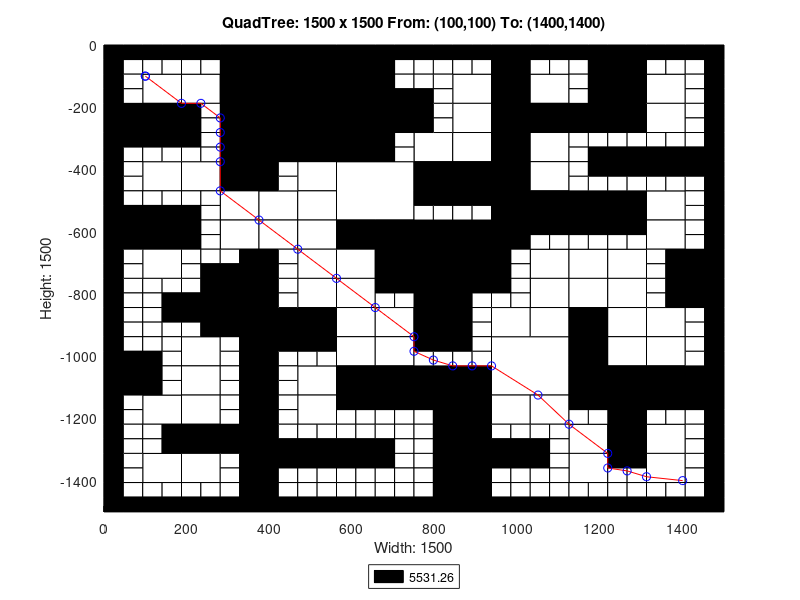

The MATLAB script that drew this image:
axis([0 1500 -1500 0]);
title('QuadTree: 1500 x 1500 From: (100,100) To: (1400,1400)');
xlabel('Width: 1500');
ylabel('Height: 1500');
rectangle('Position',[375 -187.5 187.5 187.5], 'FaceColor',[0 0 0]);
rectangle('Position',[375 -375 187.5 187.5], 'FaceColor',[0 0 0]);
rectangle('Position',[562.5 -562.5 187.5 187.5], 'FaceColor',[1 1 1]);
rectangle('Position',[750 -750 187.5 187.5], 'FaceColor',[0 0 0]);
rectangle('Position',[937.5 -1125 187.5 187.5], 'FaceColor',[1 1 1]);
rectangle('Position',[93.75 -187.5 93.75 93.75], 'FaceColor',[1 1 1]);
rectangle('Position',[281.25 -93.75 93.75 93.75], 'FaceColor',[0 0 0]);
rectangle('Position',[187.5 -187.5 93.75 93.75], 'FaceColor',[1 1 1]);
rectangle('Position',[281.25 -187.5 93.75 93.75], 'FaceColor',[0 0 0]);
rectangle('Position',[0 -281.25 93.75 93.75], 'FaceColor',[0 0 0]);
rectangle('Position',[93.75 -281.25 93.75 93.75], 'FaceColor',[0 0 0]);
rectangle('Position',[281.25 -281.25 93.75 93.75], 'FaceColor',[0 0 0]);
rectangle('Position',[281.25 -375 93.75 93.75], 'FaceColor',[0 0 0]);
rectangle('Position',[562.5 -93.75 93.75 93.75], 'FaceColor',[0 0 0]);
rectangle('Position',[562.5 -187.5 93.75 93.75], 'FaceColor',[0 0 0]);
rectangle('Position',[562.5 -281.25 93.75 93.75], 'FaceColor',[0 0 0]);
rectangle('Position',[656.25 -281.25 93.75 93.75], 'FaceColor',[0 0 0]);
rectangle('Position',[562.5 -375 93.75 93.75], 'FaceColor',[0 0 0]);
rectangle('Position',[93.75 -468.75 93.75 93.75], 'FaceColor',[1 1 1]);
rectangle('Position',[187.5 -468.75 93.75 93.75], 'FaceColor',[1 1 1]);
rectangle('Position',[281.25 -468.75 93.75 93.75], 'FaceColor',[0 0 0]);
rectangle('Position',[281.25 -562.5 93.75 93.75], 'FaceColor',[1 1 1]);
rectangle('Position',[0 -656.25 93.75 93.75], 'FaceColor',[0 0 0]);
rectangle('Position',[93.75 -656.25 93.75 93.75], 'FaceColor',[0 0 0]);
rectangle('Position',[93.75 -750 93.75 93.75], 'FaceColor',[1 1 1]);
rectangle('Position',[281.25 -656.25 93.75 93.75], 'FaceColor',[1 1 1]);
rectangle('Position',[468.75 -468.75 93.75 93.75], 'FaceColor',[1 1 1]);
rectangle('Position',[375 -562.5 93.75 93.75], 'FaceColor',[1 1 1]);
rectangle('Position',[468.75 -562.5 93.75 93.75], 'FaceColor',[1 1 1]);
rectangle('Position',[375 -656.25 93.75 93.75], 'FaceColor',[1 1 1]);
rectangle('Position',[468.75 -656.25 93.75 93.75], 'FaceColor',[1 1 1]);
rectangle('Position',[468.75 -750 93.75 93.75], 'FaceColor',[1 1 1]);
rectangle('Position',[562.5 -656.25 93.75 93.75], 'FaceColor',[0 0 0]);
rectangle('Position',[656.25 -656.25 93.75 93.75], 'FaceColor',[0 0 0]);
rectangle('Position',[562.5 -750 93.75 93.75], 'FaceColor',[1 1 1]);
rectangle('Position',[656.25 -750 93.75 93.75], 'FaceColor',[0 0 0]);
rectangle('Position',[843.75 -187.5 93.75 93.75], 'FaceColor',[1 1 1]);
rectangle('Position',[937.5 -93.75 93.75 93.75], 'FaceColor',[0 0 0]);
rectangle('Position',[937.5 -187.5 93.75 93.75], 'FaceColor',[0 0 0]);
rectangle('Position',[1031.25 -187.5 93.75 93.75], 'FaceColor',[1 1 1]);
rectangle('Position',[843.75 -281.25 93.75 93.75], 'FaceColor',[1 1 1]);
rectangle('Position',[750 -375 93.75 93.75], 'FaceColor',[1 1 1]);
rectangle('Position',[843.75 -375 93.75 93.75], 'FaceColor',[1 1 1]);
rectangle('Position',[937.5 -281.25 93.75 93.75], 'FaceColor',[0 0 0]);
rectangle('Position',[1031.25 -281.25 93.75 93.75], 'FaceColor',[0 0 0]);
rectangle('Position',[937.5 -375 93.75 93.75], 'FaceColor',[0 0 0]);
rectangle('Position',[1031.25 -375 93.75 93.75], 'FaceColor',[1 1 1]);
rectangle('Position',[1218.75 -93.75 93.75 93.75], 'FaceColor',[0 0 0]);
rectangle('Position',[1218.75 -187.5 93.75 93.75], 'FaceColor',[0 0 0]);
rectangle('Position',[1312.5 -187.5 93.75 93.75], 'FaceColor',[1 1 1]);
rectangle('Position',[1125 -281.25 93.75 93.75], 'FaceColor',[0 0 0]);
rectangle('Position',[1218.75 -281.25 93.75 93.75], 'FaceColor',[0 0 0]);
rectangle('Position',[1312.5 -281.25 93.75 93.75], 'FaceColor',[1 1 1]);
rectangle('Position',[750 -468.75 93.75 93.75], 'FaceColor',[0 0 0]);
rectangle('Position',[843.75 -468.75 93.75 93.75], 'FaceColor',[0 0 0]);
rectangle('Position',[937.5 -468.75 93.75 93.75], 'FaceColor',[0 0 0]);
rectangle('Position',[1031.25 -468.75 93.75 93.75], 'FaceColor',[1 1 1]);
rectangle('Position',[937.5 -562.5 93.75 93.75], 'FaceColor',[0 0 0]);
rectangle('Position',[1031.25 -562.5 93.75 93.75], 'FaceColor',[0 0 0]);
rectangle('Position',[937.5 -656.25 93.75 93.75], 'FaceColor',[0 0 0]);
rectangle('Position',[1031.25 -750 93.75 93.75], 'FaceColor',[1 1 1]);
rectangle('Position',[1125 -562.5 93.75 93.75], 'FaceColor',[0 0 0]);
rectangle('Position',[1218.75 -562.5 93.75 93.75], 'FaceColor',[0 0 0]);
rectangle('Position',[1312.5 -562.5 93.75 93.75], 'FaceColor',[1 1 1]);
rectangle('Position',[1125 -750 93.75 93.75], 'FaceColor',[1 1 1]);
rectangle('Position',[1218.75 -750 93.75 93.75], 'FaceColor',[1 1 1]);
rectangle('Position',[1312.5 -656.25 93.75 93.75], 'FaceColor',[1 1 1]);
rectangle('Position',[1406.25 -750 93.75 93.75], 'FaceColor',[0 0 0]);
rectangle('Position',[281.25 -843.75 93.75 93.75], 'FaceColor',[0 0 0]);
rectangle('Position',[281.25 -937.5 93.75 93.75], 'FaceColor',[0 0 0]);
rectangle('Position',[0 -1125 93.75 93.75], 'FaceColor',[0 0 0]);
rectangle('Position',[187.5 -1031.25 93.75 93.75], 'FaceColor',[1 1 1]);
rectangle('Position',[187.5 -1125 93.75 93.75], 'FaceColor',[1 1 1]);
rectangle('Position',[468.75 -843.75 93.75 93.75], 'FaceColor',[1 1 1]);
rectangle('Position',[375 -937.5 93.75 93.75], 'FaceColor',[0 0 0]);
rectangle('Position',[468.75 -937.5 93.75 93.75], 'FaceColor',[0 0 0]);
rectangle('Position',[562.5 -843.75 93.75 93.75], 'FaceColor',[1 1 1]);
rectangle('Position',[562.5 -937.5 93.75 93.75], 'FaceColor',[1 1 1]);
rectangle('Position',[656.25 -937.5 93.75 93.75], 'FaceColor',[1 1 1]);
rectangle('Position',[468.75 -1125 93.75 93.75], 'FaceColor',[1 1 1]);
rectangle('Position',[562.5 -1031.25 93.75 93.75], 'FaceColor',[1 1 1]);
rectangle('Position',[656.25 -1031.25 93.75 93.75], 'FaceColor',[1 1 1]);
rectangle('Position',[562.5 -1125 93.75 93.75], 'FaceColor',[0 0 0]);
rectangle('Position',[656.25 -1125 93.75 93.75], 'FaceColor',[0 0 0]);
rectangle('Position',[93.75 -1218.75 93.75 93.75], 'FaceColor',[1 1 1]);
rectangle('Position',[187.5 -1218.75 93.75 93.75], 'FaceColor',[1 1 1]);
rectangle('Position',[187.5 -1312.5 93.75 93.75], 'FaceColor',[0 0 0]);
rectangle('Position',[281.25 -1312.5 93.75 93.75], 'FaceColor',[0 0 0]);
rectangle('Position',[93.75 -1406.25 93.75 93.75], 'FaceColor',[1 1 1]);
rectangle('Position',[187.5 -1406.25 93.75 93.75], 'FaceColor',[1 1 1]);
rectangle('Position',[468.75 -1218.75 93.75 93.75], 'FaceColor',[1 1 1]);
rectangle('Position',[750 -843.75 93.75 93.75], 'FaceColor',[0 0 0]);
rectangle('Position',[750 -937.5 93.75 93.75], 'FaceColor',[0 0 0]);
rectangle('Position',[1031.25 -843.75 93.75 93.75], 'FaceColor',[1 1 1]);
rectangle('Position',[937.5 -937.5 93.75 93.75], 'FaceColor',[1 1 1]);
rectangle('Position',[1031.25 -937.5 93.75 93.75], 'FaceColor',[1 1 1]);
rectangle('Position',[750 -1125 93.75 93.75], 'FaceColor',[0 0 0]);
rectangle('Position',[843.75 -1125 93.75 93.75], 'FaceColor',[0 0 0]);
rectangle('Position',[1125 -843.75 93.75 93.75], 'FaceColor',[1 1 1]);
rectangle('Position',[1218.75 -843.75 93.75 93.75], 'FaceColor',[1 1 1]);
rectangle('Position',[1125 -937.5 93.75 93.75], 'FaceColor',[0 0 0]);
rectangle('Position',[1218.75 -937.5 93.75 93.75], 'FaceColor',[1 1 1]);
rectangle('Position',[1406.25 -843.75 93.75 93.75], 'FaceColor',[0 0 0]);
rectangle('Position',[1312.5 -937.5 93.75 93.75], 'FaceColor',[1 1 1]);
rectangle('Position',[1125 -1031.25 93.75 93.75], 'FaceColor',[0 0 0]);
rectangle('Position',[1218.75 -1031.25 93.75 93.75], 'FaceColor',[1 1 1]);
rectangle('Position',[1125 -1125 93.75 93.75], 'FaceColor',[0 0 0]);
rectangle('Position',[1218.75 -1125 93.75 93.75], 'FaceColor',[0 0 0]);
rectangle('Position',[1312.5 -1031.25 93.75 93.75], 'FaceColor',[1 1 1]);
rectangle('Position',[1312.5 -1125 93.75 93.75], 'FaceColor',[0 0 0]);
rectangle('Position',[1406.25 -1125 93.75 93.75], 'FaceColor',[0 0 0]);
rectangle('Position',[843.75 -1218.75 93.75 93.75], 'FaceColor',[0 0 0]);
rectangle('Position',[843.75 -1312.5 93.75 93.75], 'FaceColor',[0 0 0]);
rectangle('Position',[937.5 -1218.75 93.75 93.75], 'FaceColor',[1 1 1]);
rectangle('Position',[1031.25 -1218.75 93.75 93.75], 'FaceColor',[1 1 1]);
rectangle('Position',[843.75 -1406.25 93.75 93.75], 'FaceColor',[0 0 0]);
rectangle('Position',[843.75 -1500 93.75 93.75], 'FaceColor',[0 0 0]);
rectangle('Position',[1218.75 -1218.75 93.75 93.75], 'FaceColor',[0 0 0]);
rectangle('Position',[1125 -1312.5 93.75 93.75], 'FaceColor',[1 1 1]);
rectangle('Position',[1218.75 -1312.5 93.75 93.75], 'FaceColor',[0 0 0]);
rectangle('Position',[1312.5 -1312.5 93.75 93.75], 'FaceColor',[1 1 1]);
rectangle('Position',[1125 -1406.25 93.75 93.75], 'FaceColor',[1 1 1]);
rectangle('Position',[1312.5 -1406.25 93.75 93.75], 'FaceColor',[1 1 1]);
rectangle('Position',[0 -46.875 46.875 46.875], 'FaceColor',[0 0 0]);
rectangle('Position',[46.875 -46.875 46.875 46.875], 'FaceColor',[0 0 0]);
rectangle('Position',[0 -93.75 46.875 46.875], 'FaceColor',[0 0 0]);
rectangle('Position',[46.875 -93.75 46.875 46.875], 'FaceColor',[1 1 1]);
rectangle('Position',[93.75 -46.875 46.875 46.875], 'FaceColor',[0 0 0]);
rectangle('Position',[140.625 -46.875 46.875 46.875], 'FaceColor',[0 0 0]);
rectangle('Position',[93.75 -93.75 46.875 46.875], 'FaceColor',[1 1 1]);
rectangle('Position',[140.625 -93.75 46.875 46.875], 'FaceColor',[1 1 1]);
rectangle('Position',[0 -140.625 46.875 46.875], 'FaceColor',[0 0 0]);
rectangle('Position',[46.875 -140.625 46.875 46.875], 'FaceColor',[1 1 1]);
rectangle('Position',[0 -187.5 46.875 46.875], 'FaceColor',[0 0 0]);
rectangle('Position',[46.875 -187.5 46.875 46.875], 'FaceColor',[1 1 1]);
rectangle('Position',[187.5 -46.875 46.875 46.875], 'FaceColor',[0 0 0]);
rectangle('Position',[234.375 -46.875 46.875 46.875], 'FaceColor',[0 0 0]);
rectangle('Position',[187.5 -93.75 46.875 46.875], 'FaceColor',[1 1 1]);
rectangle('Position',[234.375 -93.75 46.875 46.875], 'FaceColor',[1 1 1]);
rectangle('Position',[0 -328.125 46.875 46.875], 'FaceColor',[0 0 0]);
rectangle('Position',[46.875 -328.125 46.875 46.875], 'FaceColor',[0 0 0]);
rectangle('Position',[0 -375 46.875 46.875], 'FaceColor',[0 0 0]);
rectangle('Position',[46.875 -375 46.875 46.875], 'FaceColor',[1 1 1]);
rectangle('Position',[93.75 -328.125 46.875 46.875], 'FaceColor',[0 0 0]);
rectangle('Position',[140.625 -328.125 46.875 46.875], 'FaceColor',[0 0 0]);
rectangle('Position',[93.75 -375 46.875 46.875], 'FaceColor',[1 1 1]);
rectangle('Position',[140.625 -375 46.875 46.875], 'FaceColor',[1 1 1]);
rectangle('Position',[187.5 -234.375 46.875 46.875], 'FaceColor',[0 0 0]);
rectangle('Position',[234.375 -234.375 46.875 46.875], 'FaceColor',[1 1 1]);
rectangle('Position',[187.5 -281.25 46.875 46.875], 'FaceColor',[0 0 0]);
rectangle('Position',[234.375 -281.25 46.875 46.875], 'FaceColor',[1 1 1]);
rectangle('Position',[187.5 -328.125 46.875 46.875], 'FaceColor',[0 0 0]);
rectangle('Position',[234.375 -328.125 46.875 46.875], 'FaceColor',[1 1 1]);
rectangle('Position',[187.5 -375 46.875 46.875], 'FaceColor',[1 1 1]);
rectangle('Position',[234.375 -375 46.875 46.875], 'FaceColor',[1 1 1]);
rectangle('Position',[656.25 -46.875 46.875 46.875], 'FaceColor',[0 0 0]);
rectangle('Position',[703.125 -46.875 46.875 46.875], 'FaceColor',[0 0 0]);
rectangle('Position',[656.25 -93.75 46.875 46.875], 'FaceColor',[0 0 0]);
rectangle('Position',[703.125 -93.75 46.875 46.875], 'FaceColor',[1 1 1]);
rectangle('Position',[656.25 -140.625 46.875 46.875], 'FaceColor',[0 0 0]);
rectangle('Position',[703.125 -140.625 46.875 46.875], 'FaceColor',[1 1 1]);
rectangle('Position',[656.25 -187.5 46.875 46.875], 'FaceColor',[0 0 0]);
rectangle('Position',[703.125 -187.5 46.875 46.875], 'FaceColor',[0 0 0]);
rectangle('Position',[656.25 -328.125 46.875 46.875], 'FaceColor',[0 0 0]);
rectangle('Position',[703.125 -328.125 46.875 46.875], 'FaceColor',[1 1 1]);
rectangle('Position',[656.25 -375 46.875 46.875], 'FaceColor',[0 0 0]);
rectangle('Position',[703.125 -375 46.875 46.875], 'FaceColor',[1 1 1]);
rectangle('Position',[0 -421.875 46.875 46.875], 'FaceColor',[0 0 0]);
rectangle('Position',[46.875 -421.875 46.875 46.875], 'FaceColor',[1 1 1]);
rectangle('Position',[0 -468.75 46.875 46.875], 'FaceColor',[0 0 0]);
rectangle('Position',[46.875 -468.75 46.875 46.875], 'FaceColor',[1 1 1]);
rectangle('Position',[0 -515.625 46.875 46.875], 'FaceColor',[0 0 0]);
rectangle('Position',[46.875 -515.625 46.875 46.875], 'FaceColor',[1 1 1]);
rectangle('Position',[0 -562.5 46.875 46.875], 'FaceColor',[0 0 0]);
rectangle('Position',[46.875 -562.5 46.875 46.875], 'FaceColor',[0 0 0]);
rectangle('Position',[93.75 -515.625 46.875 46.875], 'FaceColor',[1 1 1]);
rectangle('Position',[140.625 -515.625 46.875 46.875], 'FaceColor',[1 1 1]);
rectangle('Position',[93.75 -562.5 46.875 46.875], 'FaceColor',[0 0 0]);
rectangle('Position',[140.625 -562.5 46.875 46.875], 'FaceColor',[0 0 0]);
rectangle('Position',[187.5 -515.625 46.875 46.875], 'FaceColor',[1 1 1]);
rectangle('Position',[234.375 -515.625 46.875 46.875], 'FaceColor',[1 1 1]);
rectangle('Position',[187.5 -562.5 46.875 46.875], 'FaceColor',[0 0 0]);
rectangle('Position',[234.375 -562.5 46.875 46.875], 'FaceColor',[1 1 1]);
rectangle('Position',[0 -703.125 46.875 46.875], 'FaceColor',[0 0 0]);
rectangle('Position',[46.875 -703.125 46.875 46.875], 'FaceColor',[1 1 1]);
rectangle('Position',[0 -750 46.875 46.875], 'FaceColor',[0 0 0]);
rectangle('Position',[46.875 -750 46.875 46.875], 'FaceColor',[1 1 1]);
rectangle('Position',[187.5 -609.375 46.875 46.875], 'FaceColor',[0 0 0]);
rectangle('Position',[234.375 -609.375 46.875 46.875], 'FaceColor',[1 1 1]);
rectangle('Position',[187.5 -656.25 46.875 46.875], 'FaceColor',[0 0 0]);
rectangle('Position',[234.375 -656.25 46.875 46.875], 'FaceColor',[1 1 1]);
rectangle('Position',[187.5 -703.125 46.875 46.875], 'FaceColor',[1 1 1]);
rectangle('Position',[234.375 -703.125 46.875 46.875], 'FaceColor',[1 1 1]);
rectangle('Position',[187.5 -750 46.875 46.875], 'FaceColor',[1 1 1]);
rectangle('Position',[234.375 -750 46.875 46.875], 'FaceColor',[0 0 0]);
rectangle('Position',[281.25 -703.125 46.875 46.875], 'FaceColor',[1 1 1]);
rectangle('Position',[328.125 -703.125 46.875 46.875], 'FaceColor',[0 0 0]);
rectangle('Position',[281.25 -750 46.875 46.875], 'FaceColor',[0 0 0]);
rectangle('Position',[328.125 -750 46.875 46.875], 'FaceColor',[0 0 0]);
rectangle('Position',[375 -421.875 46.875 46.875], 'FaceColor',[0 0 0]);
rectangle('Position',[421.875 -421.875 46.875 46.875], 'FaceColor',[1 1 1]);
rectangle('Position',[375 -468.75 46.875 46.875], 'FaceColor',[0 0 0]);
rectangle('Position',[421.875 -468.75 46.875 46.875], 'FaceColor',[1 1 1]);
rectangle('Position',[375 -703.125 46.875 46.875], 'FaceColor',[0 0 0]);
rectangle('Position',[421.875 -703.125 46.875 46.875], 'FaceColor',[1 1 1]);
rectangle('Position',[375 -750 46.875 46.875], 'FaceColor',[0 0 0]);
rectangle('Position',[421.875 -750 46.875 46.875], 'FaceColor',[1 1 1]);
rectangle('Position',[750 -46.875 46.875 46.875], 'FaceColor',[0 0 0]);
rectangle('Position',[796.875 -46.875 46.875 46.875], 'FaceColor',[0 0 0]);
rectangle('Position',[750 -93.75 46.875 46.875], 'FaceColor',[1 1 1]);
rectangle('Position',[796.875 -93.75 46.875 46.875], 'FaceColor',[1 1 1]);
rectangle('Position',[843.75 -46.875 46.875 46.875], 'FaceColor',[0 0 0]);
rectangle('Position',[890.625 -46.875 46.875 46.875], 'FaceColor',[0 0 0]);
rectangle('Position',[843.75 -93.75 46.875 46.875], 'FaceColor',[1 1 1]);
rectangle('Position',[890.625 -93.75 46.875 46.875], 'FaceColor',[1 1 1]);
rectangle('Position',[750 -140.625 46.875 46.875], 'FaceColor',[1 1 1]);
rectangle('Position',[796.875 -140.625 46.875 46.875], 'FaceColor',[1 1 1]);
rectangle('Position',[750 -187.5 46.875 46.875], 'FaceColor',[0 0 0]);
rectangle('Position',[796.875 -187.5 46.875 46.875], 'FaceColor',[1 1 1]);
rectangle('Position',[1031.25 -46.875 46.875 46.875], 'FaceColor',[0 0 0]);
rectangle('Position',[1078.12 -46.875 46.875 46.875], 'FaceColor',[0 0 0]);
rectangle('Position',[1031.25 -93.75 46.875 46.875], 'FaceColor',[1 1 1]);
rectangle('Position',[1078.12 -93.75 46.875 46.875], 'FaceColor',[1 1 1]);
rectangle('Position',[750 -234.375 46.875 46.875], 'FaceColor',[0 0 0]);
rectangle('Position',[796.875 -234.375 46.875 46.875], 'FaceColor',[1 1 1]);
rectangle('Position',[750 -281.25 46.875 46.875], 'FaceColor',[0 0 0]);
rectangle('Position',[796.875 -281.25 46.875 46.875], 'FaceColor',[1 1 1]);
rectangle('Position',[1125 -46.875 46.875 46.875], 'FaceColor',[0 0 0]);
rectangle('Position',[1171.88 -46.875 46.875 46.875], 'FaceColor',[0 0 0]);
rectangle('Position',[1125 -93.75 46.875 46.875], 'FaceColor',[1 1 1]);
rectangle('Position',[1171.88 -93.75 46.875 46.875], 'FaceColor',[0 0 0]);
rectangle('Position',[1125 -140.625 46.875 46.875], 'FaceColor',[1 1 1]);
rectangle('Position',[1171.88 -140.625 46.875 46.875], 'FaceColor',[0 0 0]);
rectangle('Position',[1125 -187.5 46.875 46.875], 'FaceColor',[1 1 1]);
rectangle('Position',[1171.88 -187.5 46.875 46.875], 'FaceColor',[0 0 0]);
rectangle('Position',[1312.5 -46.875 46.875 46.875], 'FaceColor',[0 0 0]);
rectangle('Position',[1359.38 -46.875 46.875 46.875], 'FaceColor',[0 0 0]);
rectangle('Position',[1312.5 -93.75 46.875 46.875], 'FaceColor',[1 1 1]);
rectangle('Position',[1359.38 -93.75 46.875 46.875], 'FaceColor',[1 1 1]);
rectangle('Position',[1406.25 -46.875 46.875 46.875], 'FaceColor',[0 0 0]);
rectangle('Position',[1453.12 -46.875 46.875 46.875], 'FaceColor',[0 0 0]);
rectangle('Position',[1406.25 -93.75 46.875 46.875], 'FaceColor',[1 1 1]);
rectangle('Position',[1453.12 -93.75 46.875 46.875], 'FaceColor',[0 0 0]);
rectangle('Position',[1406.25 -140.625 46.875 46.875], 'FaceColor',[1 1 1]);
rectangle('Position',[1453.12 -140.625 46.875 46.875], 'FaceColor',[0 0 0]);
rectangle('Position',[1406.25 -187.5 46.875 46.875], 'FaceColor',[1 1 1]);
rectangle('Position',[1453.12 -187.5 46.875 46.875], 'FaceColor',[0 0 0]);
rectangle('Position',[1125 -328.125 46.875 46.875], 'FaceColor',[1 1 1]);
rectangle('Position',[1171.88 -328.125 46.875 46.875], 'FaceColor',[1 1 1]);
rectangle('Position',[1125 -375 46.875 46.875], 'FaceColor',[1 1 1]);
rectangle('Position',[1171.88 -375 46.875 46.875], 'FaceColor',[0 0 0]);
rectangle('Position',[1218.75 -328.125 46.875 46.875], 'FaceColor',[1 1 1]);
rectangle('Position',[1265.62 -328.125 46.875 46.875], 'FaceColor',[1 1 1]);
rectangle('Position',[1218.75 -375 46.875 46.875], 'FaceColor',[0 0 0]);
rectangle('Position',[1265.62 -375 46.875 46.875], 'FaceColor',[0 0 0]);
rectangle('Position',[1406.25 -234.375 46.875 46.875], 'FaceColor',[1 1 1]);
rectangle('Position',[1453.12 -234.375 46.875 46.875], 'FaceColor',[0 0 0]);
rectangle('Position',[1406.25 -281.25 46.875 46.875], 'FaceColor',[1 1 1]);
rectangle('Position',[1453.12 -281.25 46.875 46.875], 'FaceColor',[0 0 0]);
rectangle('Position',[1312.5 -328.125 46.875 46.875], 'FaceColor',[1 1 1]);
rectangle('Position',[1359.38 -328.125 46.875 46.875], 'FaceColor',[1 1 1]);
rectangle('Position',[1312.5 -375 46.875 46.875], 'FaceColor',[0 0 0]);
rectangle('Position',[1359.38 -375 46.875 46.875], 'FaceColor',[0 0 0]);
rectangle('Position',[1406.25 -328.125 46.875 46.875], 'FaceColor',[1 1 1]);
rectangle('Position',[1453.12 -328.125 46.875 46.875], 'FaceColor',[0 0 0]);
rectangle('Position',[1406.25 -375 46.875 46.875], 'FaceColor',[0 0 0]);
rectangle('Position',[1453.12 -375 46.875 46.875], 'FaceColor',[0 0 0]);
rectangle('Position',[750 -515.625 46.875 46.875], 'FaceColor',[0 0 0]);
rectangle('Position',[796.875 -515.625 46.875 46.875], 'FaceColor',[0 0 0]);
rectangle('Position',[750 -562.5 46.875 46.875], 'FaceColor',[1 1 1]);
rectangle('Position',[796.875 -562.5 46.875 46.875], 'FaceColor',[1 1 1]);
rectangle('Position',[843.75 -515.625 46.875 46.875], 'FaceColor',[0 0 0]);
rectangle('Position',[890.625 -515.625 46.875 46.875], 'FaceColor',[0 0 0]);
rectangle('Position',[843.75 -562.5 46.875 46.875], 'FaceColor',[1 1 1]);
rectangle('Position',[890.625 -562.5 46.875 46.875], 'FaceColor',[1 1 1]);
rectangle('Position',[1031.25 -609.375 46.875 46.875], 'FaceColor',[0 0 0]);
rectangle('Position',[1078.12 -609.375 46.875 46.875], 'FaceColor',[0 0 0]);
rectangle('Position',[1031.25 -656.25 46.875 46.875], 'FaceColor',[1 1 1]);
rectangle('Position',[1078.12 -656.25 46.875 46.875], 'FaceColor',[1 1 1]);
rectangle('Position',[937.5 -703.125 46.875 46.875], 'FaceColor',[0 0 0]);
rectangle('Position',[984.375 -703.125 46.875 46.875], 'FaceColor',[1 1 1]);
rectangle('Position',[937.5 -750 46.875 46.875], 'FaceColor',[0 0 0]);
rectangle('Position',[984.375 -750 46.875 46.875], 'FaceColor',[1 1 1]);
rectangle('Position',[1125 -421.875 46.875 46.875], 'FaceColor',[1 1 1]);
rectangle('Position',[1171.88 -421.875 46.875 46.875], 'FaceColor',[0 0 0]);
rectangle('Position',[1125 -468.75 46.875 46.875], 'FaceColor',[1 1 1]);
rectangle('Position',[1171.88 -468.75 46.875 46.875], 'FaceColor',[1 1 1]);
rectangle('Position',[1218.75 -421.875 46.875 46.875], 'FaceColor',[0 0 0]);
rectangle('Position',[1265.62 -421.875 46.875 46.875], 'FaceColor',[0 0 0]);
rectangle('Position',[1218.75 -468.75 46.875 46.875], 'FaceColor',[1 1 1]);
rectangle('Position',[1265.62 -468.75 46.875 46.875], 'FaceColor',[1 1 1]);
rectangle('Position',[1312.5 -421.875 46.875 46.875], 'FaceColor',[0 0 0]);
rectangle('Position',[1359.38 -421.875 46.875 46.875], 'FaceColor',[0 0 0]);
rectangle('Position',[1312.5 -468.75 46.875 46.875], 'FaceColor',[1 1 1]);
rectangle('Position',[1359.38 -468.75 46.875 46.875], 'FaceColor',[1 1 1]);
rectangle('Position',[1406.25 -421.875 46.875 46.875], 'FaceColor',[0 0 0]);
rectangle('Position',[1453.12 -421.875 46.875 46.875], 'FaceColor',[0 0 0]);
rectangle('Position',[1406.25 -468.75 46.875 46.875], 'FaceColor',[1 1 1]);
rectangle('Position',[1453.12 -468.75 46.875 46.875], 'FaceColor',[0 0 0]);
rectangle('Position',[1406.25 -515.625 46.875 46.875], 'FaceColor',[1 1 1]);
rectangle('Position',[1453.12 -515.625 46.875 46.875], 'FaceColor',[0 0 0]);
rectangle('Position',[1406.25 -562.5 46.875 46.875], 'FaceColor',[1 1 1]);
rectangle('Position',[1453.12 -562.5 46.875 46.875], 'FaceColor',[0 0 0]);
rectangle('Position',[1125 -609.375 46.875 46.875], 'FaceColor',[0 0 0]);
rectangle('Position',[1171.88 -609.375 46.875 46.875], 'FaceColor',[0 0 0]);
rectangle('Position',[1125 -656.25 46.875 46.875], 'FaceColor',[1 1 1]);
rectangle('Position',[1171.88 -656.25 46.875 46.875], 'FaceColor',[1 1 1]);
rectangle('Position',[1218.75 -609.375 46.875 46.875], 'FaceColor',[0 0 0]);
rectangle('Position',[1265.62 -609.375 46.875 46.875], 'FaceColor',[0 0 0]);
rectangle('Position',[1218.75 -656.25 46.875 46.875], 'FaceColor',[1 1 1]);
rectangle('Position',[1265.62 -656.25 46.875 46.875], 'FaceColor',[1 1 1]);
rectangle('Position',[1406.25 -609.375 46.875 46.875], 'FaceColor',[1 1 1]);
rectangle('Position',[1453.12 -609.375 46.875 46.875], 'FaceColor',[0 0 0]);
rectangle('Position',[1406.25 -656.25 46.875 46.875], 'FaceColor',[1 1 1]);
rectangle('Position',[1453.12 -656.25 46.875 46.875], 'FaceColor',[0 0 0]);
rectangle('Position',[1312.5 -703.125 46.875 46.875], 'FaceColor',[1 1 1]);
rectangle('Position',[1359.38 -703.125 46.875 46.875], 'FaceColor',[0 0 0]);
rectangle('Position',[1312.5 -750 46.875 46.875], 'FaceColor',[1 1 1]);
rectangle('Position',[1359.38 -750 46.875 46.875], 'FaceColor',[0 0 0]);
rectangle('Position',[0 -796.875 46.875 46.875], 'FaceColor',[0 0 0]);
rectangle('Position',[46.875 -796.875 46.875 46.875], 'FaceColor',[1 1 1]);
rectangle('Position',[0 -843.75 46.875 46.875], 'FaceColor',[0 0 0]);
rectangle('Position',[46.875 -843.75 46.875 46.875], 'FaceColor',[1 1 1]);
rectangle('Position',[93.75 -796.875 46.875 46.875], 'FaceColor',[1 1 1]);
rectangle('Position',[140.625 -796.875 46.875 46.875], 'FaceColor',[1 1 1]);
rectangle('Position',[93.75 -843.75 46.875 46.875], 'FaceColor',[1 1 1]);
rectangle('Position',[140.625 -843.75 46.875 46.875], 'FaceColor',[0 0 0]);
rectangle('Position',[0 -890.625 46.875 46.875], 'FaceColor',[0 0 0]);
rectangle('Position',[46.875 -890.625 46.875 46.875], 'FaceColor',[1 1 1]);
rectangle('Position',[0 -937.5 46.875 46.875], 'FaceColor',[0 0 0]);
rectangle('Position',[46.875 -937.5 46.875 46.875], 'FaceColor',[1 1 1]);
rectangle('Position',[93.75 -890.625 46.875 46.875], 'FaceColor',[1 1 1]);
rectangle('Position',[140.625 -890.625 46.875 46.875], 'FaceColor',[0 0 0]);
rectangle('Position',[93.75 -937.5 46.875 46.875], 'FaceColor',[1 1 1]);
rectangle('Position',[140.625 -937.5 46.875 46.875], 'FaceColor',[1 1 1]);
rectangle('Position',[187.5 -796.875 46.875 46.875], 'FaceColor',[1 1 1]);
rectangle('Position',[234.375 -796.875 46.875 46.875], 'FaceColor',[0 0 0]);
rectangle('Position',[187.5 -843.75 46.875 46.875], 'FaceColor',[0 0 0]);
rectangle('Position',[234.375 -843.75 46.875 46.875], 'FaceColor',[0 0 0]);
rectangle('Position',[187.5 -890.625 46.875 46.875], 'FaceColor',[0 0 0]);
rectangle('Position',[234.375 -890.625 46.875 46.875], 'FaceColor',[0 0 0]);
rectangle('Position',[187.5 -937.5 46.875 46.875], 'FaceColor',[1 1 1]);
rectangle('Position',[234.375 -937.5 46.875 46.875], 'FaceColor',[0 0 0]);
rectangle('Position',[0 -984.375 46.875 46.875], 'FaceColor',[0 0 0]);
rectangle('Position',[46.875 -984.375 46.875 46.875], 'FaceColor',[1 1 1]);
rectangle('Position',[0 -1031.25 46.875 46.875], 'FaceColor',[0 0 0]);
rectangle('Position',[46.875 -1031.25 46.875 46.875], 'FaceColor',[0 0 0]);
rectangle('Position',[93.75 -984.375 46.875 46.875], 'FaceColor',[1 1 1]);
rectangle('Position',[140.625 -984.375 46.875 46.875], 'FaceColor',[1 1 1]);
rectangle('Position',[93.75 -1031.25 46.875 46.875], 'FaceColor',[0 0 0]);
rectangle('Position',[140.625 -1031.25 46.875 46.875], 'FaceColor',[1 1 1]);
rectangle('Position',[93.75 -1078.12 46.875 46.875], 'FaceColor',[0 0 0]);
rectangle('Position',[140.625 -1078.12 46.875 46.875], 'FaceColor',[1 1 1]);
rectangle('Position',[93.75 -1125 46.875 46.875], 'FaceColor',[0 0 0]);
rectangle('Position',[140.625 -1125 46.875 46.875], 'FaceColor',[1 1 1]);
rectangle('Position',[281.25 -984.375 46.875 46.875], 'FaceColor',[1 1 1]);
rectangle('Position',[328.125 -984.375 46.875 46.875], 'FaceColor',[0 0 0]);
rectangle('Position',[281.25 -1031.25 46.875 46.875], 'FaceColor',[1 1 1]);
rectangle('Position',[328.125 -1031.25 46.875 46.875], 'FaceColor',[0 0 0]);
rectangle('Position',[281.25 -1078.12 46.875 46.875], 'FaceColor',[1 1 1]);
rectangle('Position',[328.125 -1078.12 46.875 46.875], 'FaceColor',[0 0 0]);
rectangle('Position',[281.25 -1125 46.875 46.875], 'FaceColor',[1 1 1]);
rectangle('Position',[328.125 -1125 46.875 46.875], 'FaceColor',[0 0 0]);
rectangle('Position',[375 -796.875 46.875 46.875], 'FaceColor',[0 0 0]);
rectangle('Position',[421.875 -796.875 46.875 46.875], 'FaceColor',[1 1 1]);
rectangle('Position',[375 -843.75 46.875 46.875], 'FaceColor',[0 0 0]);
rectangle('Position',[421.875 -843.75 46.875 46.875], 'FaceColor',[1 1 1]);
rectangle('Position',[656.25 -796.875 46.875 46.875], 'FaceColor',[0 0 0]);
rectangle('Position',[703.125 -796.875 46.875 46.875], 'FaceColor',[0 0 0]);
rectangle('Position',[656.25 -843.75 46.875 46.875], 'FaceColor',[1 1 1]);
rectangle('Position',[703.125 -843.75 46.875 46.875], 'FaceColor',[1 1 1]);
rectangle('Position',[375 -984.375 46.875 46.875], 'FaceColor',[0 0 0]);
rectangle('Position',[421.875 -984.375 46.875 46.875], 'FaceColor',[0 0 0]);
rectangle('Position',[375 -1031.25 46.875 46.875], 'FaceColor',[0 0 0]);
rectangle('Position',[421.875 -1031.25 46.875 46.875], 'FaceColor',[1 1 1]);
rectangle('Position',[468.75 -984.375 46.875 46.875], 'FaceColor',[0 0 0]);
rectangle('Position',[515.625 -984.375 46.875 46.875], 'FaceColor',[0 0 0]);
rectangle('Position',[468.75 -1031.25 46.875 46.875], 'FaceColor',[1 1 1]);
rectangle('Position',[515.625 -1031.25 46.875 46.875], 'FaceColor',[1 1 1]);
rectangle('Position',[375 -1078.12 46.875 46.875], 'FaceColor',[0 0 0]);
rectangle('Position',[421.875 -1078.12 46.875 46.875], 'FaceColor',[1 1 1]);
rectangle('Position',[375 -1125 46.875 46.875], 'FaceColor',[0 0 0]);
rectangle('Position',[421.875 -1125 46.875 46.875], 'FaceColor',[1 1 1]);
rectangle('Position',[0 -1171.88 46.875 46.875], 'FaceColor',[0 0 0]);
rectangle('Position',[46.875 -1171.88 46.875 46.875], 'FaceColor',[1 1 1]);
rectangle('Position',[0 -1218.75 46.875 46.875], 'FaceColor',[0 0 0]);
rectangle('Position',[46.875 -1218.75 46.875 46.875], 'FaceColor',[1 1 1]);
rectangle('Position',[0 -1265.62 46.875 46.875], 'FaceColor',[0 0 0]);
rectangle('Position',[46.875 -1265.62 46.875 46.875], 'FaceColor',[1 1 1]);
rectangle('Position',[0 -1312.5 46.875 46.875], 'FaceColor',[0 0 0]);
rectangle('Position',[46.875 -1312.5 46.875 46.875], 'FaceColor',[1 1 1]);
rectangle('Position',[93.75 -1265.62 46.875 46.875], 'FaceColor',[1 1 1]);
rectangle('Position',[140.625 -1265.62 46.875 46.875], 'FaceColor',[0 0 0]);
rectangle('Position',[93.75 -1312.5 46.875 46.875], 'FaceColor',[1 1 1]);
rectangle('Position',[140.625 -1312.5 46.875 46.875], 'FaceColor',[0 0 0]);
rectangle('Position',[281.25 -1171.88 46.875 46.875], 'FaceColor',[1 1 1]);
rectangle('Position',[328.125 -1171.88 46.875 46.875], 'FaceColor',[0 0 0]);
rectangle('Position',[281.25 -1218.75 46.875 46.875], 'FaceColor',[1 1 1]);
rectangle('Position',[328.125 -1218.75 46.875 46.875], 'FaceColor',[0 0 0]);
rectangle('Position',[0 -1359.38 46.875 46.875], 'FaceColor',[0 0 0]);
rectangle('Position',[46.875 -1359.38 46.875 46.875], 'FaceColor',[1 1 1]);
rectangle('Position',[0 -1406.25 46.875 46.875], 'FaceColor',[0 0 0]);
rectangle('Position',[46.875 -1406.25 46.875 46.875], 'FaceColor',[1 1 1]);
rectangle('Position',[0 -1453.12 46.875 46.875], 'FaceColor',[0 0 0]);
rectangle('Position',[46.875 -1453.12 46.875 46.875], 'FaceColor',[1 1 1]);
rectangle('Position',[0 -1500 46.875 46.875], 'FaceColor',[0 0 0]);
rectangle('Position',[46.875 -1500 46.875 46.875], 'FaceColor',[0 0 0]);
rectangle('Position',[93.75 -1453.12 46.875 46.875], 'FaceColor',[1 1 1]);
rectangle('Position',[140.625 -1453.12 46.875 46.875], 'FaceColor',[1 1 1]);
rectangle('Position',[93.75 -1500 46.875 46.875], 'FaceColor',[0 0 0]);
rectangle('Position',[140.625 -1500 46.875 46.875], 'FaceColor',[0 0 0]);
rectangle('Position',[281.25 -1359.38 46.875 46.875], 'FaceColor',[1 1 1]);
rectangle('Position',[328.125 -1359.38 46.875 46.875], 'FaceColor',[0 0 0]);
rectangle('Position',[281.25 -1406.25 46.875 46.875], 'FaceColor',[1 1 1]);
rectangle('Position',[328.125 -1406.25 46.875 46.875], 'FaceColor',[0 0 0]);
rectangle('Position',[187.5 -1453.12 46.875 46.875], 'FaceColor',[1 1 1]);
rectangle('Position',[234.375 -1453.12 46.875 46.875], 'FaceColor',[1 1 1]);
rectangle('Position',[187.5 -1500 46.875 46.875], 'FaceColor',[0 0 0]);
rectangle('Position',[234.375 -1500 46.875 46.875], 'FaceColor',[0 0 0]);
rectangle('Position',[281.25 -1453.12 46.875 46.875], 'FaceColor',[1 1 1]);
rectangle('Position',[328.125 -1453.12 46.875 46.875], 'FaceColor',[0 0 0]);
rectangle('Position',[281.25 -1500 46.875 46.875], 'FaceColor',[0 0 0]);
rectangle('Position',[328.125 -1500 46.875 46.875], 'FaceColor',[0 0 0]);
rectangle('Position',[375 -1171.88 46.875 46.875], 'FaceColor',[0 0 0]);
rectangle('Position',[421.875 -1171.88 46.875 46.875], 'FaceColor',[1 1 1]);
rectangle('Position',[375 -1218.75 46.875 46.875], 'FaceColor',[0 0 0]);
rectangle('Position',[421.875 -1218.75 46.875 46.875], 'FaceColor',[1 1 1]);
rectangle('Position',[375 -1265.62 46.875 46.875], 'FaceColor',[0 0 0]);
rectangle('Position',[421.875 -1265.62 46.875 46.875], 'FaceColor',[1 1 1]);
rectangle('Position',[375 -1312.5 46.875 46.875], 'FaceColor',[0 0 0]);
rectangle('Position',[421.875 -1312.5 46.875 46.875], 'FaceColor',[0 0 0]);
rectangle('Position',[468.75 -1265.62 46.875 46.875], 'FaceColor',[1 1 1]);
rectangle('Position',[515.625 -1265.62 46.875 46.875], 'FaceColor',[1 1 1]);
rectangle('Position',[468.75 -1312.5 46.875 46.875], 'FaceColor',[0 0 0]);
rectangle('Position',[515.625 -1312.5 46.875 46.875], 'FaceColor',[0 0 0]);
rectangle('Position',[562.5 -1171.88 46.875 46.875], 'FaceColor',[0 0 0]);
rectangle('Position',[609.375 -1171.88 46.875 46.875], 'FaceColor',[0 0 0]);
rectangle('Position',[562.5 -1218.75 46.875 46.875], 'FaceColor',[1 1 1]);
rectangle('Position',[609.375 -1218.75 46.875 46.875], 'FaceColor',[1 1 1]);
rectangle('Position',[656.25 -1171.88 46.875 46.875], 'FaceColor',[0 0 0]);
rectangle('Position',[703.125 -1171.88 46.875 46.875], 'FaceColor',[0 0 0]);
rectangle('Position',[656.25 -1218.75 46.875 46.875], 'FaceColor',[1 1 1]);
rectangle('Position',[703.125 -1218.75 46.875 46.875], 'FaceColor',[1 1 1]);
rectangle('Position',[562.5 -1265.62 46.875 46.875], 'FaceColor',[1 1 1]);
rectangle('Position',[609.375 -1265.62 46.875 46.875], 'FaceColor',[1 1 1]);
rectangle('Position',[562.5 -1312.5 46.875 46.875], 'FaceColor',[0 0 0]);
rectangle('Position',[609.375 -1312.5 46.875 46.875], 'FaceColor',[0 0 0]);
rectangle('Position',[656.25 -1265.62 46.875 46.875], 'FaceColor',[1 1 1]);
rectangle('Position',[703.125 -1265.62 46.875 46.875], 'FaceColor',[1 1 1]);
rectangle('Position',[656.25 -1312.5 46.875 46.875], 'FaceColor',[0 0 0]);
rectangle('Position',[703.125 -1312.5 46.875 46.875], 'FaceColor',[1 1 1]);
rectangle('Position',[375 -1359.38 46.875 46.875], 'FaceColor',[0 0 0]);
rectangle('Position',[421.875 -1359.38 46.875 46.875], 'FaceColor',[0 0 0]);
rectangle('Position',[375 -1406.25 46.875 46.875], 'FaceColor',[0 0 0]);
rectangle('Position',[421.875 -1406.25 46.875 46.875], 'FaceColor',[1 1 1]);
rectangle('Position',[468.75 -1359.38 46.875 46.875], 'FaceColor',[0 0 0]);
rectangle('Position',[515.625 -1359.38 46.875 46.875], 'FaceColor',[0 0 0]);
rectangle('Position',[468.75 -1406.25 46.875 46.875], 'FaceColor',[1 1 1]);
rectangle('Position',[515.625 -1406.25 46.875 46.875], 'FaceColor',[1 1 1]);
rectangle('Position',[375 -1453.12 46.875 46.875], 'FaceColor',[0 0 0]);
rectangle('Position',[421.875 -1453.12 46.875 46.875], 'FaceColor',[1 1 1]);
rectangle('Position',[375 -1500 46.875 46.875], 'FaceColor',[0 0 0]);
rectangle('Position',[421.875 -1500 46.875 46.875], 'FaceColor',[0 0 0]);
rectangle('Position',[468.75 -1453.12 46.875 46.875], 'FaceColor',[1 1 1]);
rectangle('Position',[515.625 -1453.12 46.875 46.875], 'FaceColor',[1 1 1]);
rectangle('Position',[468.75 -1500 46.875 46.875], 'FaceColor',[0 0 0]);
rectangle('Position',[515.625 -1500 46.875 46.875], 'FaceColor',[0 0 0]);
rectangle('Position',[562.5 -1359.38 46.875 46.875], 'FaceColor',[0 0 0]);
rectangle('Position',[609.375 -1359.38 46.875 46.875], 'FaceColor',[0 0 0]);
rectangle('Position',[562.5 -1406.25 46.875 46.875], 'FaceColor',[1 1 1]);
rectangle('Position',[609.375 -1406.25 46.875 46.875], 'FaceColor',[1 1 1]);
rectangle('Position',[656.25 -1359.38 46.875 46.875], 'FaceColor',[0 0 0]);
rectangle('Position',[703.125 -1359.38 46.875 46.875], 'FaceColor',[1 1 1]);
rectangle('Position',[656.25 -1406.25 46.875 46.875], 'FaceColor',[1 1 1]);
rectangle('Position',[703.125 -1406.25 46.875 46.875], 'FaceColor',[1 1 1]);
rectangle('Position',[562.5 -1453.12 46.875 46.875], 'FaceColor',[1 1 1]);
rectangle('Position',[609.375 -1453.12 46.875 46.875], 'FaceColor',[1 1 1]);
rectangle('Position',[562.5 -1500 46.875 46.875], 'FaceColor',[0 0 0]);
rectangle('Position',[609.375 -1500 46.875 46.875], 'FaceColor',[0 0 0]);
rectangle('Position',[656.25 -1453.12 46.875 46.875], 'FaceColor',[1 1 1]);
rectangle('Position',[703.125 -1453.12 46.875 46.875], 'FaceColor',[1 1 1]);
rectangle('Position',[656.25 -1500 46.875 46.875], 'FaceColor',[0 0 0]);
rectangle('Position',[703.125 -1500 46.875 46.875], 'FaceColor',[0 0 0]);
rectangle('Position',[843.75 -796.875 46.875 46.875], 'FaceColor',[0 0 0]);
rectangle('Position',[890.625 -796.875 46.875 46.875], 'FaceColor',[0 0 0]);
rectangle('Position',[843.75 -843.75 46.875 46.875], 'FaceColor',[0 0 0]);
rectangle('Position',[890.625 -843.75 46.875 46.875], 'FaceColor',[1 1 1]);
rectangle('Position',[843.75 -890.625 46.875 46.875], 'FaceColor',[0 0 0]);
rectangle('Position',[890.625 -890.625 46.875 46.875], 'FaceColor',[1 1 1]);
rectangle('Position',[843.75 -937.5 46.875 46.875], 'FaceColor',[0 0 0]);
rectangle('Position',[890.625 -937.5 46.875 46.875], 'FaceColor',[1 1 1]);
rectangle('Position',[937.5 -796.875 46.875 46.875], 'FaceColor',[0 0 0]);
rectangle('Position',[984.375 -796.875 46.875 46.875], 'FaceColor',[1 1 1]);
rectangle('Position',[937.5 -843.75 46.875 46.875], 'FaceColor',[1 1 1]);
rectangle('Position',[984.375 -843.75 46.875 46.875], 'FaceColor',[1 1 1]);
rectangle('Position',[750 -984.375 46.875 46.875], 'FaceColor',[0 0 0]);
rectangle('Position',[796.875 -984.375 46.875 46.875], 'FaceColor',[0 0 0]);
rectangle('Position',[750 -1031.25 46.875 46.875], 'FaceColor',[1 1 1]);
rectangle('Position',[796.875 -1031.25 46.875 46.875], 'FaceColor',[1 1 1]);
rectangle('Position',[843.75 -984.375 46.875 46.875], 'FaceColor',[0 0 0]);
rectangle('Position',[890.625 -984.375 46.875 46.875], 'FaceColor',[1 1 1]);
rectangle('Position',[843.75 -1031.25 46.875 46.875], 'FaceColor',[1 1 1]);
rectangle('Position',[890.625 -1031.25 46.875 46.875], 'FaceColor',[1 1 1]);
rectangle('Position',[1312.5 -796.875 46.875 46.875], 'FaceColor',[1 1 1]);
rectangle('Position',[1359.38 -796.875 46.875 46.875], 'FaceColor',[0 0 0]);
rectangle('Position',[1312.5 -843.75 46.875 46.875], 'FaceColor',[1 1 1]);
rectangle('Position',[1359.38 -843.75 46.875 46.875], 'FaceColor',[0 0 0]);
rectangle('Position',[1406.25 -890.625 46.875 46.875], 'FaceColor',[1 1 1]);
rectangle('Position',[1453.12 -890.625 46.875 46.875], 'FaceColor',[0 0 0]);
rectangle('Position',[1406.25 -937.5 46.875 46.875], 'FaceColor',[1 1 1]);
rectangle('Position',[1453.12 -937.5 46.875 46.875], 'FaceColor',[0 0 0]);
rectangle('Position',[1406.25 -984.375 46.875 46.875], 'FaceColor',[1 1 1]);
rectangle('Position',[1453.12 -984.375 46.875 46.875], 'FaceColor',[0 0 0]);
rectangle('Position',[1406.25 -1031.25 46.875 46.875], 'FaceColor',[1 1 1]);
rectangle('Position',[1453.12 -1031.25 46.875 46.875], 'FaceColor',[0 0 0]);
rectangle('Position',[750 -1171.88 46.875 46.875], 'FaceColor',[0 0 0]);
rectangle('Position',[796.875 -1171.88 46.875 46.875], 'FaceColor',[0 0 0]);
rectangle('Position',[750 -1218.75 46.875 46.875], 'FaceColor',[1 1 1]);
rectangle('Position',[796.875 -1218.75 46.875 46.875], 'FaceColor',[0 0 0]);
rectangle('Position',[750 -1265.62 46.875 46.875], 'FaceColor',[1 1 1]);
rectangle('Position',[796.875 -1265.62 46.875 46.875], 'FaceColor',[0 0 0]);
rectangle('Position',[750 -1312.5 46.875 46.875], 'FaceColor',[1 1 1]);
rectangle('Position',[796.875 -1312.5 46.875 46.875], 'FaceColor',[0 0 0]);
rectangle('Position',[937.5 -1265.62 46.875 46.875], 'FaceColor',[1 1 1]);
rectangle('Position',[984.375 -1265.62 46.875 46.875], 'FaceColor',[1 1 1]);
rectangle('Position',[937.5 -1312.5 46.875 46.875], 'FaceColor',[0 0 0]);
rectangle('Position',[984.375 -1312.5 46.875 46.875], 'FaceColor',[0 0 0]);
rectangle('Position',[1031.25 -1265.62 46.875 46.875], 'FaceColor',[1 1 1]);
rectangle('Position',[1078.12 -1265.62 46.875 46.875], 'FaceColor',[1 1 1]);
rectangle('Position',[1031.25 -1312.5 46.875 46.875], 'FaceColor',[0 0 0]);
rectangle('Position',[1078.12 -1312.5 46.875 46.875], 'FaceColor',[1 1 1]);
rectangle('Position',[750 -1359.38 46.875 46.875], 'FaceColor',[1 1 1]);
rectangle('Position',[796.875 -1359.38 46.875 46.875], 'FaceColor',[0 0 0]);
rectangle('Position',[750 -1406.25 46.875 46.875], 'FaceColor',[1 1 1]);
rectangle('Position',[796.875 -1406.25 46.875 46.875], 'FaceColor',[0 0 0]);
rectangle('Position',[750 -1453.12 46.875 46.875], 'FaceColor',[1 1 1]);
rectangle('Position',[796.875 -1453.12 46.875 46.875], 'FaceColor',[0 0 0]);
rectangle('Position',[750 -1500 46.875 46.875], 'FaceColor',[0 0 0]);
rectangle('Position',[796.875 -1500 46.875 46.875], 'FaceColor',[0 0 0]);
rectangle('Position',[937.5 -1359.38 46.875 46.875], 'FaceColor',[0 0 0]);
rectangle('Position',[984.375 -1359.38 46.875 46.875], 'FaceColor',[0 0 0]);
rectangle('Position',[937.5 -1406.25 46.875 46.875], 'FaceColor',[1 1 1]);
rectangle('Position',[984.375 -1406.25 46.875 46.875], 'FaceColor',[1 1 1]);
rectangle('Position',[1031.25 -1359.38 46.875 46.875], 'FaceColor',[0 0 0]);
rectangle('Position',[1078.12 -1359.38 46.875 46.875], 'FaceColor',[1 1 1]);
rectangle('Position',[1031.25 -1406.25 46.875 46.875], 'FaceColor',[1 1 1]);
rectangle('Position',[1078.12 -1406.25 46.875 46.875], 'FaceColor',[1 1 1]);
rectangle('Position',[937.5 -1453.12 46.875 46.875], 'FaceColor',[1 1 1]);
rectangle('Position',[984.375 -1453.12 46.875 46.875], 'FaceColor',[1 1 1]);
rectangle('Position',[937.5 -1500 46.875 46.875], 'FaceColor',[0 0 0]);
rectangle('Position',[984.375 -1500 46.875 46.875], 'FaceColor',[0 0 0]);
rectangle('Position',[1031.25 -1453.12 46.875 46.875], 'FaceColor',[1 1 1]);
rectangle('Position',[1078.12 -1453.12 46.875 46.875], 'FaceColor',[1 1 1]);
rectangle('Position',[1031.25 -1500 46.875 46.875], 'FaceColor',[0 0 0]);
rectangle('Position',[1078.12 -1500 46.875 46.875], 'FaceColor',[0 0 0]);
rectangle('Position',[1125 -1171.88 46.875 46.875], 'FaceColor',[0 0 0]);
rectangle('Position',[1171.88 -1171.88 46.875 46.875], 'FaceColor',[0 0 0]);
rectangle('Position',[1125 -1218.75 46.875 46.875], 'FaceColor',[1 1 1]);
rectangle('Position',[1171.88 -1218.75 46.875 46.875], 'FaceColor',[1 1 1]);
rectangle('Position',[1312.5 -1171.88 46.875 46.875], 'FaceColor',[0 0 0]);
rectangle('Position',[1359.38 -1171.88 46.875 46.875], 'FaceColor',[0 0 0]);
rectangle('Position',[1312.5 -1218.75 46.875 46.875], 'FaceColor',[1 1 1]);
rectangle('Position',[1359.38 -1218.75 46.875 46.875], 'FaceColor',[1 1 1]);
rectangle('Position',[1406.25 -1171.88 46.875 46.875], 'FaceColor',[0 0 0]);
rectangle('Position',[1453.12 -1171.88 46.875 46.875], 'FaceColor',[0 0 0]);
rectangle('Position',[1406.25 -1218.75 46.875 46.875], 'FaceColor',[1 1 1]);
rectangle('Position',[1453.12 -1218.75 46.875 46.875], 'FaceColor',[0 0 0]);
rectangle('Position',[1406.25 -1265.62 46.875 46.875], 'FaceColor',[1 1 1]);
rectangle('Position',[1453.12 -1265.62 46.875 46.875], 'FaceColor',[0 0 0]);
rectangle('Position',[1406.25 -1312.5 46.875 46.875], 'FaceColor',[1 1 1]);
rectangle('Position',[1453.12 -1312.5 46.875 46.875], 'FaceColor',[0 0 0]);
rectangle('Position',[1218.75 -1359.38 46.875 46.875], 'FaceColor',[0 0 0]);
rectangle('Position',[1265.62 -1359.38 46.875 46.875], 'FaceColor',[0 0 0]);
rectangle('Position',[1218.75 -1406.25 46.875 46.875], 'FaceColor',[1 1 1]);
rectangle('Position',[1265.62 -1406.25 46.875 46.875], 'FaceColor',[1 1 1]);
rectangle('Position',[1125 -1453.12 46.875 46.875], 'FaceColor',[1 1 1]);
rectangle('Position',[1171.88 -1453.12 46.875 46.875], 'FaceColor',[1 1 1]);
rectangle('Position',[1125 -1500 46.875 46.875], 'FaceColor',[0 0 0]);
rectangle('Position',[1171.88 -1500 46.875 46.875], 'FaceColor',[0 0 0]);
rectangle('Position',[1218.75 -1453.12 46.875 46.875], 'FaceColor',[1 1 1]);
rectangle('Position',[1265.62 -1453.12 46.875 46.875], 'FaceColor',[1 1 1]);
rectangle('Position',[1218.75 -1500 46.875 46.875], 'FaceColor',[0 0 0]);
rectangle('Position',[1265.62 -1500 46.875 46.875], 'FaceColor',[0 0 0]);
rectangle('Position',[1406.25 -1359.38 46.875 46.875], 'FaceColor',[1 1 1]);
rectangle('Position',[1453.12 -1359.38 46.875 46.875], 'FaceColor',[0 0 0]);
rectangle('Position',[1406.25 -1406.25 46.875 46.875], 'FaceColor',[1 1 1]);
rectangle('Position',[1453.12 -1406.25 46.875 46.875], 'FaceColor',[0 0 0]);
rectangle('Position',[1312.5 -1453.12 46.875 46.875], 'FaceColor',[1 1 1]);
rectangle('Position',[1359.38 -1453.12 46.875 46.875], 'FaceColor',[1 1 1]);
rectangle('Position',[1312.5 -1500 46.875 46.875], 'FaceColor',[0 0 0]);
rectangle('Position',[1359.38 -1500 46.875 46.875], 'FaceColor',[0 0 0]);
rectangle('Position',[1406.25 -1453.12 46.875 46.875], 'FaceColor',[1 1 1]);
rectangle('Position',[1453.12 -1453.12 46.875 46.875], 'FaceColor',[0 0 0]);
rectangle('Position',[1406.25 -1500 46.875 46.875], 'FaceColor',[0 0 0]);
rectangle('Position',[1453.12 -1500 46.875 46.875], 'FaceColor',[0 0 0]);
X=[1400,1312.5,1265.62,1218.75,1218.75,1125,1050,937.5,890.625,843.75,796.875,750,750,656.25,562.5,468.75,375,281.25,281.25,281.25,281.25,281.25,234.375,187.5,100,100];
Y=[-1400,-1387.5,-1368.75,-1359.38,-1312.5,-1218.75,-1125,-1031.25,-1031.25,-1031.25,-1012.5,-984.375,-937.5,-843.75,-750,-656.25,-562.5,-468.75,-375,-328.125,-281.25,-234.375,-187.5,-187.5,-100,-100];
hold on;
plot(X,Y,'r');
plot(X,Y,'bo');
legend('5531.26','Location','southoutside');
